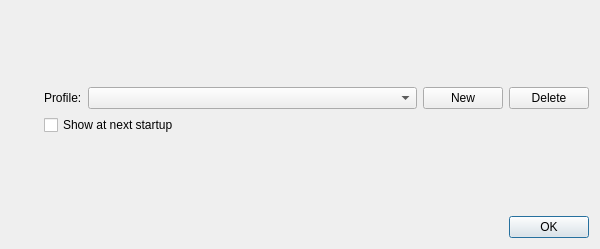
<?xml version="1.0" encoding="UTF-8"?>
<ui version="4.0">
 <class>ProfileSelectDialog</class>
 <widget class="QDialog" name="ProfileSelectDialog">
  <property name="windowModality">
   <enum>Qt::WindowModal</enum>
  </property>
  <property name="geometry">
   <rect>
    <x>0</x>
    <y>0</y>
    <width>600</width>
    <height>249</height>
   </rect>
  </property>
  <property name="maximumSize">
   <size>
    <width>600</width>
    <height>500</height>
   </size>
  </property>
  <property name="windowTitle">
   <string>Profile selection</string>
  </property>
  <property name="styleSheet">
   <string notr="true">
QWidget {
    background-color: #323232;
    color: #BAF73C;
}

QToolBar {
    border:0px;
}

QGraphicsView, QTextEdit, QPlainTextEdit, QTreeWidget, QListWidget, QLineEdit, QSpinBox, QComboBox {
    background-color: #282828;
}

QLabel, QMenu, QStatusBar {
  color: #BAF73C;
}

QMenuBar::item {
    background-color: #323232;
}

QMenu::item:selected {
    color: #f2f2f2;
    background-color: #383838;
}

QToolButton:hover {
    background-color: #383838;
}

QGroupBox {
    color: #BAF73C;
    font: bold 12px;
    padding: 15px;
    border-style: none;
}

QAbstractScrollArea::corner {
    background: #323232;
}

QScrollBar::add-page:horizontal, QScrollBar::sub-page:horizontal, QScrollBar::add-page:vertical, QScrollBar::sub-page:vertical {
  background: none;
}

QComboBox {
    selection-color: #f2f2f2;
    selection-background-color: #323232;
}

QComboBox QAbstractItemView {
    background-color: #282828;
}

QDockWidget, QMenuBar, QPushButton, QToolButton, QTabWidget, QHeaderView::section {
    color: #BAF73C;
    font: bold 11px;
}

QTabBar {
    color: #BAF73C;
}

QRadioButton, QCheckBox {
  color: #BAF73C;
}

QRadioButton::disabled, QCheckBox::disabled {
  color: gray;
}
// bg-color=#282828
// fg-color=#BAF73C
// tool-bar=#323232
// selection-bg=#383838 
// selection-fg=#f2f2f2
 </string>
  </property>
  <property name="modal">
   <bool>false</bool>
  </property>
  <layout class="QVBoxLayout" name="verticalLayout_2">
   <item>
    <layout class="QHBoxLayout" name="horizontalLayout_3">
     <item>
      <widget class="QLabel" name="uiLogoLabel">
       <property name="text">
        <string/>
       </property>
       <property name="pixmap">
        <pixmap resource="../../resources/resources.qrc">:/images/gns3_logo.png</pixmap>
       </property>
      </widget>
     </item>
     <item>
      <spacer name="verticalSpacer">
       <property name="orientation">
        <enum>Qt::Vertical</enum>
       </property>
       <property name="sizeHint" stdset="0">
        <size>
         <width>20</width>
         <height>40</height>
        </size>
       </property>
      </spacer>
     </item>
     <item>
      <layout class="QVBoxLayout" name="verticalLayout">
       <item>
        <spacer name="verticalSpacer_2">
         <property name="orientation">
          <enum>Qt::Vertical</enum>
         </property>
         <property name="sizeHint" stdset="0">
          <size>
           <width>20</width>
           <height>40</height>
          </size>
         </property>
        </spacer>
       </item>
       <item>
        <layout class="QHBoxLayout" name="horizontalLayout_2">
         <item>
          <widget class="QLabel" name="uiProfileLabel">
           <property name="text">
            <string>Profile:</string>
           </property>
          </widget>
         </item>
         <item>
          <widget class="QComboBox" name="uiProfileSelectComboBox">
           <property name="sizePolicy">
            <sizepolicy hsizetype="Expanding" vsizetype="Fixed">
             <horstretch>0</horstretch>
             <verstretch>0</verstretch>
            </sizepolicy>
           </property>
          </widget>
         </item>
         <item>
          <widget class="QPushButton" name="uiNewPushButton">
           <property name="text">
            <string>New</string>
           </property>
          </widget>
         </item>
         <item>
          <widget class="QPushButton" name="uiDeletePushButton">
           <property name="text">
            <string>Delete</string>
           </property>
          </widget>
         </item>
        </layout>
       </item>
       <item>
        <widget class="QCheckBox" name="uiShowAtStartupCheckBox">
         <property name="text">
          <string>Show at next startup</string>
         </property>
        </widget>
       </item>
       <item>
        <spacer name="verticalSpacer_3">
         <property name="orientation">
          <enum>Qt::Vertical</enum>
         </property>
         <property name="sizeHint" stdset="0">
          <size>
           <width>20</width>
           <height>40</height>
          </size>
         </property>
        </spacer>
       </item>
      </layout>
     </item>
    </layout>
   </item>
   <item>
    <layout class="QHBoxLayout" name="horizontalLayout">
     <property name="spacing">
      <number>20</number>
     </property>
     <item>
      <spacer name="horizontalSpacer">
       <property name="orientation">
        <enum>Qt::Horizontal</enum>
       </property>
       <property name="sizeHint" stdset="0">
        <size>
         <width>40</width>
         <height>20</height>
        </size>
       </property>
      </spacer>
     </item>
     <item>
      <widget class="QDialogButtonBox" name="uiButtonBox">
       <property name="sizePolicy">
        <sizepolicy hsizetype="Fixed" vsizetype="Fixed">
         <horstretch>0</horstretch>
         <verstretch>0</verstretch>
        </sizepolicy>
       </property>
       <property name="orientation">
        <enum>Qt::Horizontal</enum>
       </property>
       <property name="standardButtons">
        <set>QDialogButtonBox::Ok</set>
       </property>
      </widget>
     </item>
    </layout>
   </item>
  </layout>
 </widget>
 <resources>
  <include location="../../resources/resources.qrc"/>
 </resources>
 <connections>
  <connection>
   <sender>uiButtonBox</sender>
   <signal>accepted()</signal>
   <receiver>ProfileSelectDialog</receiver>
   <slot>accept()</slot>
   <hints>
    <hint type="sourcelabel">
     <x>447</x>
     <y>202</y>
    </hint>
    <hint type="destinationlabel">
     <x>249</x>
     <y>115</y>
    </hint>
   </hints>
  </connection>
 </connections>
</ui>
